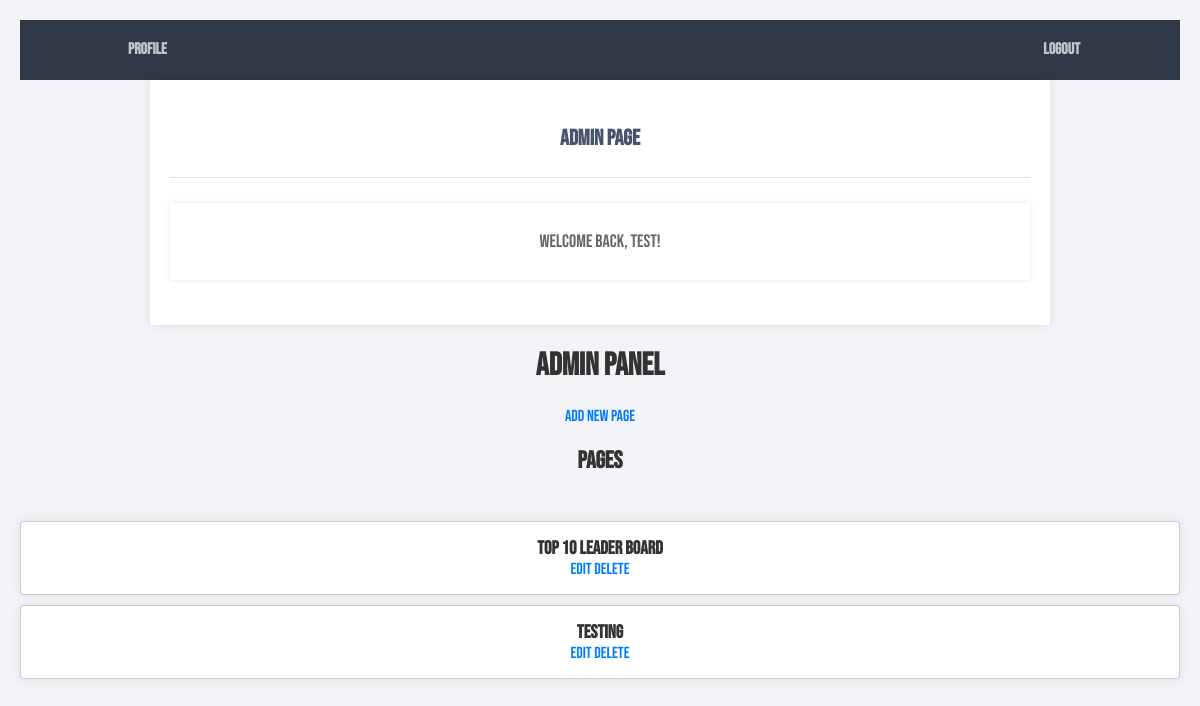
Page /admin.php (signed in) on the earlier database version.
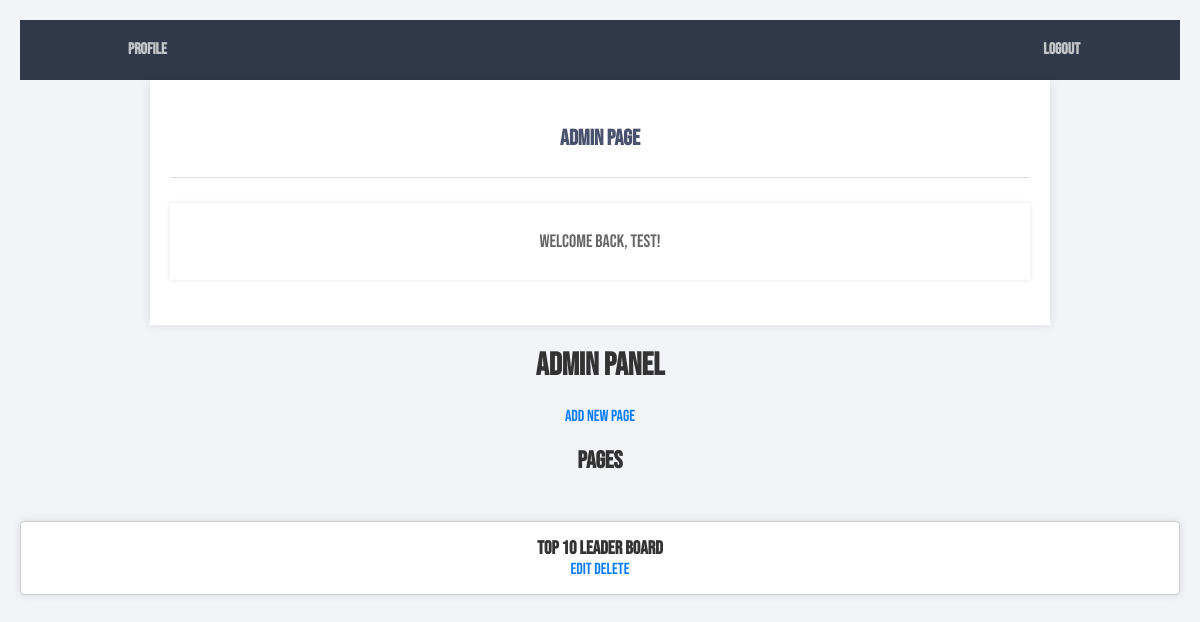
Same page on the later database version.
### tables this page shows
CREATE TABLE `pages` (
  `id` int(11) NOT NULL,
  `title1` varchar(255) DEFAULT NULL,
  `text1` text DEFAULT NULL,
  `image1` varchar(255) DEFAULT NULL,
  `title2` varchar(255) DEFAULT NULL,
  `text2` text DEFAULT NULL,
  `image2` varchar(255) DEFAULT NULL,
  `title3` varchar(255) DEFAULT NULL,
  `text3` text DEFAULT NULL,
  `image3` varchar(255) DEFAULT NULL
);

### admin.php (the view, shortened to what this page needs)
<?php
include 'setup.php';
$sql = "SELECT * FROM pages";
$result = $conn->query($sql);
?>
<!DOCTYPE html>
<html lang="en">
<head>
    <link rel="stylesheet" href="css/style.css">
</head>
<body class="loggedin">
    <nav class="navtop">
        <div>
            <a href="profile.php"><i class="fas fa-user-circle"></i>Profile</a>
            <a href="logout.php"><i class="fas fa-sign-out-alt"></i>Logout</a>
        </div>
    </nav>
    <div class="content">
        <h2>Admin Page</h2>
        <p>Welcome back, <?= htmlspecialchars($_SESSION['name'], ENT_QUOTES) ?>!</p>
    </div>
</body>
</html>
<!DOCTYPE html>
<html>
<head>
</head>
<body>
  <h1>Admin Panel</h1>
  <a href="add_page.php">Add New Page</a>
  <h2>Pages</h2>
  <ul>
    <?php while ($row = $result->fetch_assoc()): ?>
      <li>
        <h3><?php echo $row['title1']; ?></h3>
        <a href="edit_page.php?id=<?php echo $row['id']; ?>">Edit</a>
        <a href="delete_page.php?id=<?php echo $row['id']; ?>">Delete</a>
      </li>
    <?php endwhile; ?>
  </ul>
</body>
</html>

Differences in the rows shown:
removed pages: title1 "testing"
